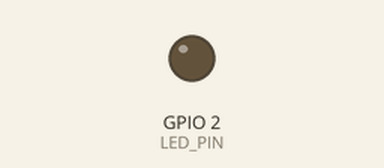
Recording of a sketch running on a simulated ESP32. Parts: output pins drawn as LEDs (lit = HIGH). What the sketch prints to the serial monitor is not drawn.

Above: at 0.0 s.
At 0.6 s:
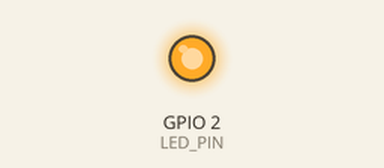
Timing chart, 0 to 2.1 s (numbered marks = the images above):
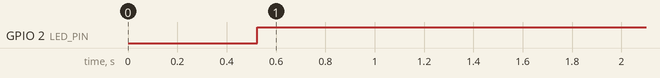

The sketch:

I2C_Scanner.ino
```cpp
/*
 * Detector de Conexión I2C en Tiempo Real
 * ¡ESCANEA MUY RÁPIDO para encontrar la posición correcta!
 * Cuando veas "✓✓✓ CONECTADO ✓✓✓" - ¡ESA ES LA POSICIÓN PARA SOLDAR!
 */

#include <Wire.h>

#define SDA_PIN 21
#define SCL_PIN 22
#define LED_PIN 2

unsigned long scanCount = 0;
unsigned long foundCount = 0;
unsigned long lastFoundTime = 0;
bool wasConnected = false;

void setup() {
  Serial.begin(115200);
  delay(500);

  pinMode(LED_PIN, OUTPUT);
  digitalWrite(LED_PIN, LOW);

  Wire.begin(SDA_PIN, SCL_PIN);

  Serial.println("");
  Serial.println("=====================================================");
  Serial.println("   DETECTOR DE CONEXION I2C EN TIEMPO REAL");
  Serial.println("=====================================================");
  Serial.println("   SDA: P21  |  SCL: P22");
  Serial.println("   Mueve los cables hasta ver ✓✓✓ CONECTADO ✓✓✓");
  Serial.println("   El LED se ENCENDERA cuando detecte el sensor");
  Serial.println("=====================================================");
  Serial.println("");
}

void loop() {
  scanCount++;

  // Escanear dirección 0x68 (MPU6050)
  Wire.beginTransmission(0x68);
  byte error = Wire.endTransmission();

  bool isConnected = (error == 0);

  if (isConnected) {
    foundCount++;
    lastFoundTime = millis();
    digitalWrite(LED_PIN, HIGH); // LED ENCENDIDO

    if (!wasConnected) {
      // ¡ACABA DE CONECTARSE!
      Serial.println("");
      Serial.println("╔═══════════════════════════════════════════════════╗");
      Serial.println("║  ✓✓✓ CONECTADO ✓✓✓  ¡MANTÉN ESA POSICIÓN!        ║");
      Serial.println("╚═══════════════════════════════════════════════════╝");
    }

    // Mostrar cada 100ms mientras está conectado
    Serial.print("✓ SENSOR OK  |  Tiempo conectado: ");
    Serial.print((millis() - lastFoundTime) / 1000.0, 1);
    Serial.print("s  |  Escaneos: ");
    Serial.print(scanCount);
    Serial.print("  |  Éxitos: ");
    Serial.println(foundCount);

    wasConnected = true;
  } else {
    digitalWrite(LED_PIN, LOW); // LED APAGADO

    if (wasConnected) {
      // ¡SE DESCONECTÓ!
      Serial.println("");
      Serial.println("╔═══════════════════════════════════════════════════╗");
      Serial.println("║  ✗✗✗ DESCONECTADO ✗✗✗  ¡SE PERDIÓ LA CONEXIÓN!   ║");
      Serial.println("╚═══════════════════════════════════════════════════╝");
      Serial.println("");
    }

    // Mostrar cada 500ms mientras está desconectado
    if (scanCount % 5 == 0) {
      Serial.print("... buscando sensor (escaneo #");
      Serial.print(scanCount);
      Serial.println(")");
    }

    wasConnected = false;
  }

  // Escanear cada 100ms para respuesta rápida
  delay(100);
}
```

Measured:
- by itself, GPIO 2 (LED_PIN): LOW → HIGH at 0.52 s
